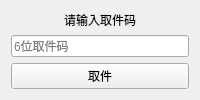
<?xml version="1.0" encoding="UTF-8"?>
<ui version="4.0">
    <class>QuickPickupView</class>
    <widget class="QWidget" name="QuickPickupView">
        <property name="windowTitle">
            <string>快速取件</string>
        </property>
        <layout class="QVBoxLayout" name="verticalLayout">
            <item>
                <widget class="QLabel" name="labelTitle">
                    <property name="text">
                        <string>请输入取件码</string>
                    </property>
                    <property name="alignment">
                        <set>Qt::AlignCenter</set>
                    </property>
                </widget>
            </item>
            <item>
                <widget class="QLineEdit" name="pickupCodeEdit">
                    <property name="placeholderText">
                        <string>6位取件码</string>
                    </property>
                    <property name="maxLength">
                        <number>6</number>
                    </property>
                </widget>
            </item>
            <item>
                <widget class="QPushButton" name="pickupButton">
                    <property name="text">
                        <string>取件</string>
                    </property>
                </widget>
            </item>
        </layout>
    </widget>
    <resources/>
    <connections/>
</ui> 
